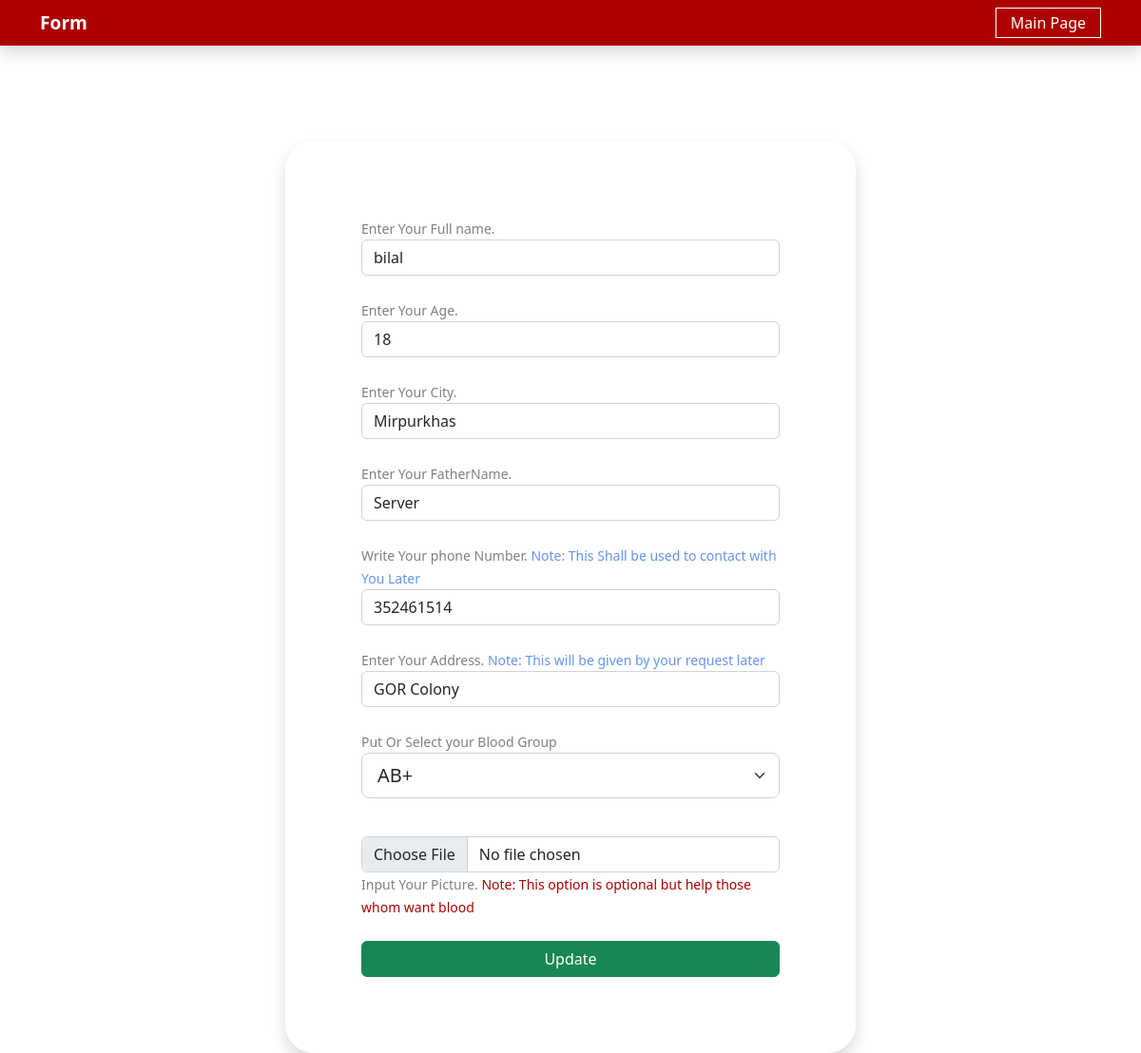
Page /updated.php?id=31 on the committed database.
### tables this page shows
CREATE TABLE `donordata` (
  `id` int(11) NOT NULL,
  `name` varchar(100) NOT NULL,
  `email` varchar(100) NOT NULL,
  `age` int(100) NOT NULL,
  `fathername` varchar(100) NOT NULL,
  `phone` varchar(100) NOT NULL,
  `bg` varchar(100) NOT NULL,
  `images` varchar(100) NOT NULL DEFAULT 'anonymous',
  `location` varchar(100) NOT NULL,
  `address` varchar(200) NOT NULL
);

### updated.php (the view, shortened to what this page needs)
<?php
$con = mysqli_connect("localhost", "root", "", "project");
if(isset($_GET['id']) )
{
$id =  $_GET['id'];
$select ="SELECT * from donordata where id='$id'";
$row = mysqli_query($con,$select);
$data = mysqli_fetch_assoc($row);
    }
  ?>
<!doctype html>
<html lang="en">
<head>
  <link href="https://cdn.jsdelivr.net/npm/bootstrap@5.2.1/dist/css/bootstrap.min.css" rel="stylesheet"
>
  <link href="https://cdn.jsdelivr.net/npm/bootstrap@5.2.1/dist/css/bootstrap.min.css" rel="stylesheet"
>
  <link rel="stylesheet" href="files/aos.css">
</head>
<body>
  <header class="custom shadow">
    <div class="container box">
      <a href="donor.php" class="navbar-brand">
        <strong style="font-size:larger;">Form</strong>
      </a>
      <a href="index.php" id="logout">Main Page</a>
    </div>
  </header>
  <div class="container foram shadow" data-aos="flip-down" data-aos-duration="2000">
    <div class="col-lg-12">
      <form method="post" enctype="multipart/form-data">
        <small>Enter Your Full name.</small><input type="text"
            value="<?php echo $data['name'] ?>"  name="name" class="form-control" autocomplete="off" Required><br>
        <small>Enter Your Age.</small><input type="number" name="age"
            value="<?php echo $data['age'] ?>" class="form-control" autocomplete="off" Required><br>
        <small>Enter Your City.</small><input type="text" name="loc"
            value="<?php echo $data['location'] ?>" class="form-control" autocomplete="off" Required><br>
        <small>Enter Your FatherName.</small><input type="text"
            value="<?php echo $data['fathername'] ?>" name="fname" class="form-control" autocomplete="off" Required><br>
        <small>Write Your phone Number. <span style="color:cornflowerblue;">Note: This Shall be used to contact with You
            Later</span></small> <input value="<?php echo $data['phone'] ?>"
          type="tel" name="phone" id="phone" class="form-control" Required><br>
        <small>Enter Your Address. <span style="color:cornflowerblue;">Note: This will be given by your request
            later</span></small><input type="text"  value="<?php echo $data['address'] ?>"  name="add" class="form-control" autocomplete="off" Required><br>
        <div class="group">
          <small>Put Or Select your Blood Group</small><input
              value="<?php echo $data['bg'] ?>" list="listitem" class="form-select form-select-lg mb-3"
            aria-label=".form-select-lg example" name="bg" id="sel" Required>
        </div><br>
        <input type="file" name="img" id="picture" class="form-control"><small>Input Your Picture. <span
            style="color:#ae0000;">Note: This option is optional but help those whom want blood</span></small>
        <br><br>
        <div class="d-grid gap-2 fotmar">
          <input class="btn btn-success" type="submit" name="save" id="save" value="Update"/>
        </div>
      </form>
    </div>
  </div>
</body>
</html>

### updated.php (style rules this page uses)
* { margin: 0%; padding: 0%; box-sizing: border-box; }
header { display: flex; justify-content: center; align-items: center; height: 6vh; margin-bottom: 10px; color: white; }
.box { display: flex; justify-content: space-between; align-items: center; }
small { color: grey; }
#logout { text-decoration: none; color: white; border: 1px solid white; padding: 3px 15px; border-radius: 0px; }
.custom { background-color: rgb(174, 0, 0); margin-bottom: 100px; }
.foram { width: 600px; background-color: white; padding: 5rem; border-radius: 30px; }
body { background: url('images/sun-8066051.jpg'); background-size: cover; }

### rows in the picture
donordata: name "bilal", age "18", loc "Mirpurkhas", fname "Server", phone "352461514", add "GOR Colony", bg "AB+"
